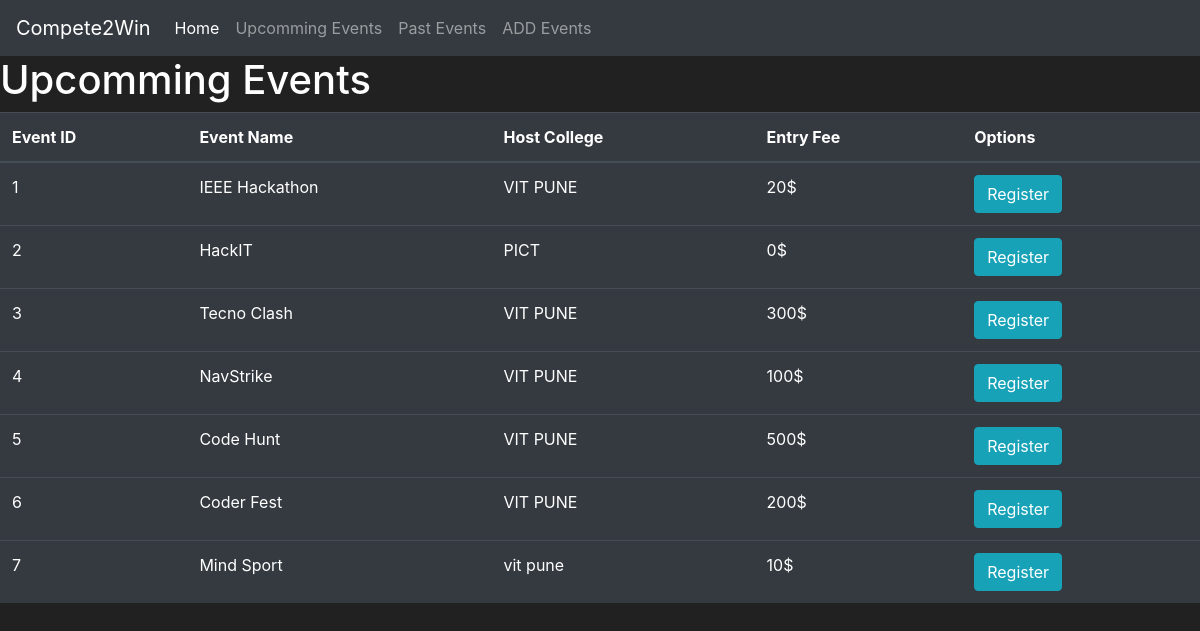
Screenshot of /Upcomming_Events with the database file from the repository.
### market.py (models this page shows)
class event(db.Model) :
    event_id=db.Column(db.Integer(),primary_key=True)
    event_name=db.Column(db.String(length=30),nullable=False,unique=True)
    price=db.Column(db.Integer(),nullable=False)
    college_name=db.Column(db.String(length=20),nullable=False)
    description=db.Column(db.String(length=1024),nullable=False)

### market.py (the view)
@app.route('/Upcomming_Events')
def Upcomming_Events():
    items=event.query.all()
    return render_template('UpcommingEvents.html',items=items)

### templates/UpcommingEvents.html (shortened to what this page needs)
<!doctype html>
<html lang="en">
  <head>
    <link rel="stylesheet" href="https://cdn.jsdelivr.net/npm/bootstrap@4.5.3/dist/css/bootstrap.min.css">
  </head>
  <body>
    <nav class="navbar navbar-expand-md navbar-dark bg-dark">
      <a class="navbar-brand" href="#">Compete2Win</a>
      <div class="collapse navbar-collapse" id="navbarNav">
        <ul class="navbar-nav mr-auto">
            <li class="nav-item active">
                <a class="nav-link" href="{{url_for('home_page')}}">Home <span class="sr-only">(current)</span></a>
            </li>
            <li class="nav-item">
                <a class="nav-link" href="{{url_for('Upcomming_Events')}}">Upcomming Events</a>
            </li>
            <li class="nav-item">
                <a class="nav-link" href="{{url_for('Past_Events')}}">Past Events</a>
            </li>
            <li class="nav-item">
                <a class="nav-link" href="{{url_for('ADD_Event')}}">ADD Events</a>
            </li>
        </ul>
      </div>
    </nav>
    <h1>Upcomming Events</h1>
    <table class="table table-hover table-dark">
        <thead>
            <tr>
                <th scope="col">Event ID</th>
                <th scope="col">Event Name</th>
                <th scope="col">Host College</th>
                <th scope="col">Entry Fee</th>
                <th scope="col">Options</th>
            </tr>
        </thead>
        <tbody>
            {% for item in items %}
                <tr>
                    <td>{{ item.event_id }}</td>
                    <td>{{ item.event_name }}</td>
                    <td>{{ item.college_name}}</td>
                    <td>{{ item.price }}$</td>
                    <td>
                        <a href={{item.description}} >
                        <button class="btn btn-outline btn-info">Register</button>
                        </a>
                    </td>
                </tr>
            {% endfor %}
        </tbody>
    </table>
  </body>
</html>

### templates/UpcommingEvents.html (style rules this page uses)
body { background-color: #212121; color: white }

### rows the page displays
event: event_id "1", event_name "IEEE Hackathon", college_name "VIT PUNE", price "20"
event: event_id "2", event_name "HackIT", college_name "PICT", price "0"
event: event_id "3", event_name "Tecno Clash", college_name "VIT PUNE", price "300"
event: event_id "4", event_name "NavStrike", college_name "VIT PUNE", price "100"
event: event_id "5", event_name "Code Hunt", college_name "VIT PUNE", price "500"
event: event_id "6", event_name "Coder Fest", college_name "VIT PUNE", price "200"
event: event_id "7", event_name "Mind Sport", college_name "vit pune", price "10"
